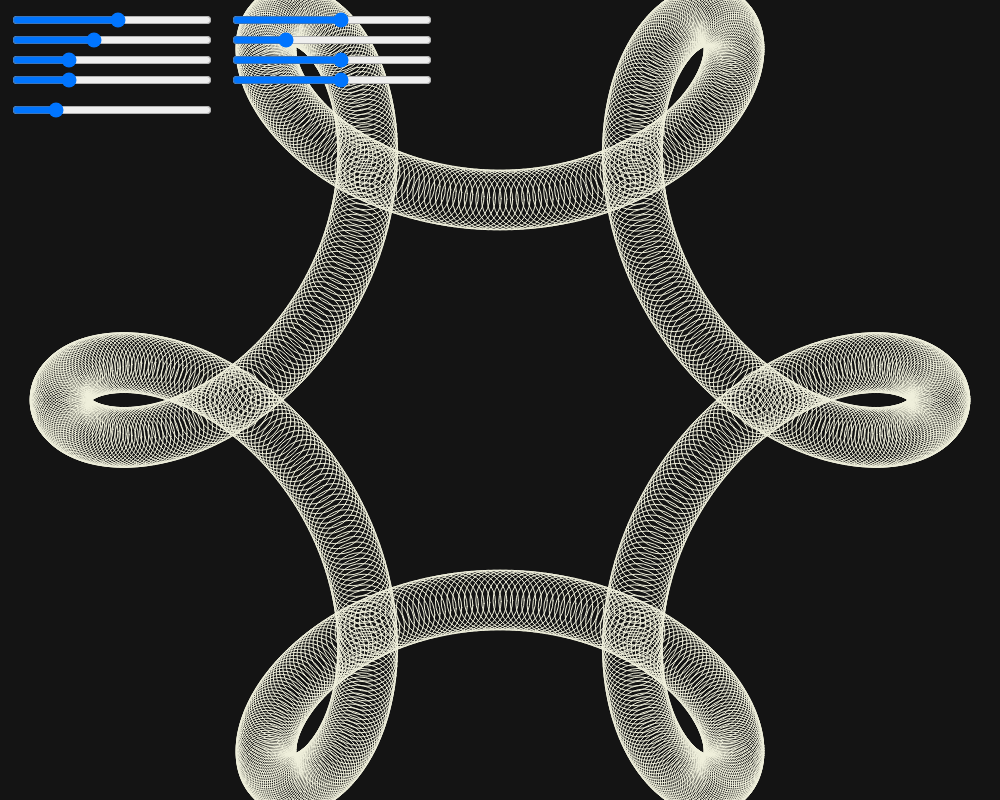
Frame 1 (no input)
Frame 60 (no input): identical to frame 1, image omitted
Frame 120 (the mouse pressed at the canvas centre since frame 60): identical to frame 1, image omitted

The p5.js sketch that drew this single still picture (run headless with seeded random() and noise() and a simulated clock; from frame 60 on, the mouse is pressed at the canvas centre):

// p5.js sketch
// ── sketch.js
let slider_r1
let slider_r2
let slider_r3
let slider_r4

let slider_m1
let slider_m2
let slider_m3
let slider_m4

let slider_raggio2
let slider_raggio3
let slider_raggio4

function setup() {
	createCanvas(1000, 800)

	slider_r1 = createSlider(0, 300, 160)
	slider_r1.position(10, 10)
	slider_r1.size(200)
	

	slider_m1 = createSlider(-10, 10, 1, 1)
	slider_m1.position(230, 10)
	slider_m1.size(200)
	
	slider_r2 = createSlider(0, 300, 120)
	slider_r2.position(10, 30)
	slider_r2.size(200)

	slider_m2 = createSlider(-10, 10, -5, 1)
	slider_m2.position(230, 30)
	slider_m2.size(200)

	slider_r3 = createSlider(0, 300, 80)
	slider_r3.position(10, 50)
	slider_r3.size(200)

	slider_m3 = createSlider(-10, 10, 1, 1)
	slider_m3.position(230, 50)
	slider_m3.size(200)

	slider_r4 = createSlider(0, 300, 80)
	slider_r4.position(10, 70)
	slider_r4.size(200)

	slider_m4 = createSlider(-10, 10, 1, 1)
	slider_m4.position(230, 70)
	slider_m4.size(200)

	// slider_raggio2 = createSlider(1, 300, 60)
	// slider_raggio2.position(10, 170)
	// slider_raggio2. size(200)
	
	// slider_raggio3 = createSlider(1, 300, 60)
	// slider_raggio3.position(10, 190)
	// slider_raggio3. size(200)
	
	slider_raggio4 = createSlider(1, 300, 60)
	slider_raggio4.position(10, 100)
	slider_raggio4. size(200)
}

function draw() {
	background(20,20,20)

	const num = 1000
    stroke(240,240,220)
	noFill()
	for (let i=0; i<num; i++) {

		const rot = TAU / 1000 * i

		const cx = width/2
		const cy = height/2

		const a1 = rot * slider_m1.value()
		const r1 = slider_r1.value()
		const x1 = cx + cos(a1) * r1
		const y1 = cy + sin(a1) * r1

		const a2 = rot * slider_m2.value()
		const r2 = slider_r2.value()
		const x2 = x1 + cos(a2) * r2
		const y2 = y1 + sin(a2) * r2

		const a3 = rot * slider_m3.value()
		const r3 = slider_r3.value()
		const x3 = x2 + cos(a3) * r3
		const y3 = y2 + sin(a3) * r3

		const a4 = rot * slider_m4.value()
		const r4 = slider_r4.value()
		const x4 = x3 + cos(a4) * r4
		const y4 = y3 + sin(a4) * r4


		// circle(x1, y1, 10)
		// circle(x2, y2, slider_raggio2.value())
		// circle(x3,y3,slider_raggio3.value())
		circle(x4,y4,slider_raggio4.value())
	}



}
